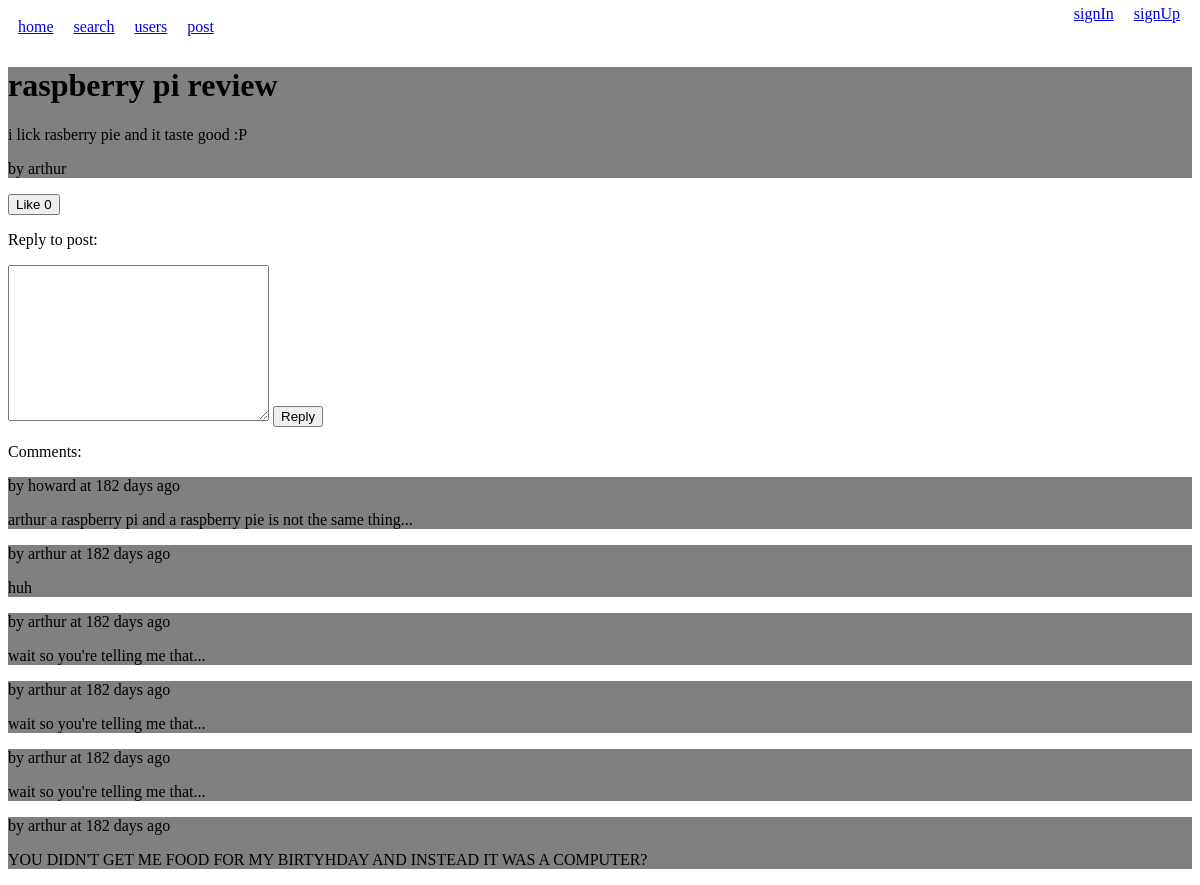
Before: /thread.php?id=4 with the older database file.
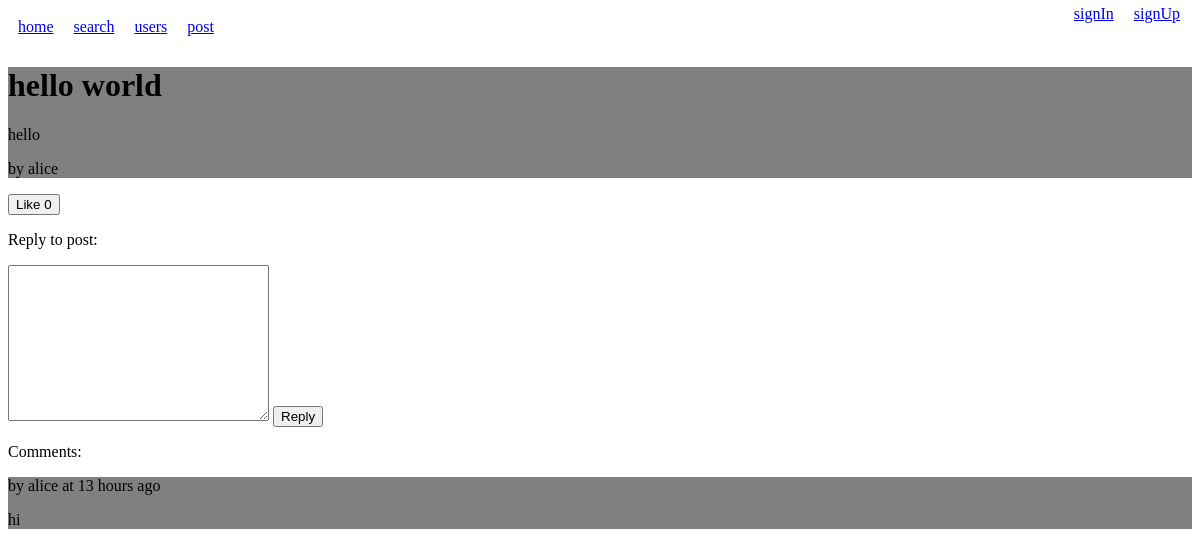
After: the same page with the newer database file.
### tables this page shows
CREATE TABLE `posts` (
  `id` int(255) NOT NULL,
  `title` varchar(255) NOT NULL,
  `body` varchar(255) NOT NULL,
  `user` varchar(255) NOT NULL,
  `date` datetime(6) NOT NULL DEFAULT '0000-00-00 00:00:00.000000' ON UPDATE current_timestamp(6)
);

CREATE TABLE `replys` (
  `id` int(255) NOT NULL,
  `body` varchar(255) NOT NULL,
  `user` varchar(255) NOT NULL,
  `date` timestamp(6) NOT NULL DEFAULT current_timestamp(6) ON UPDATE current_timestamp(6),
  `postid` int(255) NOT NULL,
  `replyid` int(255) NOT NULL
);

### thread.php (the view, shortened to what this page needs)
<?php
    include 'includes/head.php';
?>
<?php
    $query = mysqli_query($conn, "SELECT * FROM `posts` WHERE `id` = '" . $_GET["id"] . "'") or die(mysqli_error());
    if($fetch = mysqli_fetch_array($query)){
        $postTitle = $fetch['title'];
        $postBody = $fetch['body'];
        $poster = $fetch['user'];
    }
    else{
        echo "404: This post does not exist.";
        die();
    }
?>
<!DOCTYPE html>
<html lang="en">
<head>
</head>
<body>
<div style="background-color:gray;">
    <h1><?php echo $postTitle ?></h1>
    <p><?php echo $postBody ?></p>
    <p>by <?php echo $poster ?></p>
</div>
<?php
    $thisPostLikes = 0;
    $liked = false;
?>
<?php
    if ($liked) { ?>
        <form method="POST">
            <button type="submit" name="unlike-btn">Unlike <?php echo $thisPostLikes ?></button>
        </form>
<?php
    }
    else{
?>
        <form method="POST">
            <button type="submit" name="like-btn">Like <?php echo $thisPostLikes ?></button>
        </form>
<?php
    }
?>
<p>Reply to post:</p>
<form method="POST">
    <textarea name="replyBody" id="replyBody" cols="30" rows="10"></textarea>
    <button type="submit" name="reply-btn">Reply</button>
</form>
<p>Comments:</p>
<?php
    $query = mysqli_query($conn, "SELECT * FROM `replys` WHERE `postid` = '" . $_GET["id"] . "'") or die(mysqli_error());
    while($fetch = mysqli_fetch_array($query)){
?>
<?php
                    $postDate = $fetch['date'];
                    $currentTime = time();
                    $postTime = strtotime($postDate);
                    $timeDiff = $currentTime - $postTime;
                    $relativeTime = '';
                    if ($timeDiff < 60) {
                        $relativeTime = $timeDiff . ' seconds ago';
                    } elseif ($timeDiff < 3600) {
                        $relativeTime = floor($timeDiff / 60) . ' minutes ago';
                    } elseif ($timeDiff < 86400) {
                        $relativeTime = floor($timeDiff / 3600) . ' hours ago';
                    } else {
                        $relativeTime = floor($timeDiff / 86400) . ' days ago';
                    }
                ?>
<div style="background-color:gray;">
    <p>by <?php echo $fetch['user'] ?> at <?php echo $relativeTime?></p>
    <p><?php echo $fetch['body'] ?></p>
</div>
<?php } ?>
</body>
</html>

### includes/head.php (shortened to what this page needs)
<nav class="nav">
    <?php
        include 'nav.php';
    ?>
</nav>

### includes/nav.php
<div style="display:flex;">
    <a href="/WIRED/index.php" style="padding:10px;">home</a>
    <a href="/WIRED/search.php?result=" style="padding:10px;">search</a>
    <a href="/WIRED/profile.php?user=<?php echo $_SESSION['user']?>" style="padding:10px;">users</a>
    <a href="/WIRED/post.php" style="padding:10px;">post</a>
    <div style="position:absolute; right:10px; top:-5px; display:flex;">
        <?php
            if($_SESSION['user']){
        ?>
            <a href="/WIRED/auth/logout.php" style="padding:15px;">Logout</a>
            <p>Signed in as: <a href="/WIRED/profile.php?user=<?php echo $_SESSION['user']?>"> <?php echo $_SESSION['user']?> </a></p>
        <?php
            }
            else{
        ?>
            <a href="/WIRED/auth/signin.php" style="padding:10px;">signIn</a>
            <a href="/WIRED/auth/signup.php" style="padding:10px;">signUp</a>
        <?php
            }
        ?>
    </div>
</div>

Changed rows visible on the page:
removed replys: user "howard", date "182 days ago", body "arthur a raspberry pi and a raspberry pie is not the same thing..."
removed replys: user "arthur", date "182 days ago", body "huh"
removed replys: user "arthur", date "182 days ago", body "wait so you're telling me that..."
removed replys: user "arthur", date "182 days ago", body "wait so you're telling me that..."
removed replys: user "arthur", date "182 days ago", body "wait so you're telling me that..."
removed replys: user "arthur", date "182 days ago", body "YOU DIDN'T GET ME FOOD FOR MY BIRTYHDAY AND INSTEAD IT WAS A COMPUTER?"
changed posts: title "raspberry pi review" → "hello world"; body "i lick rasberry pie and it taste good :P" → "hello"; user "arthur" → "alice"
added replys: user "alice", date "13 hours ago", body "hi"
